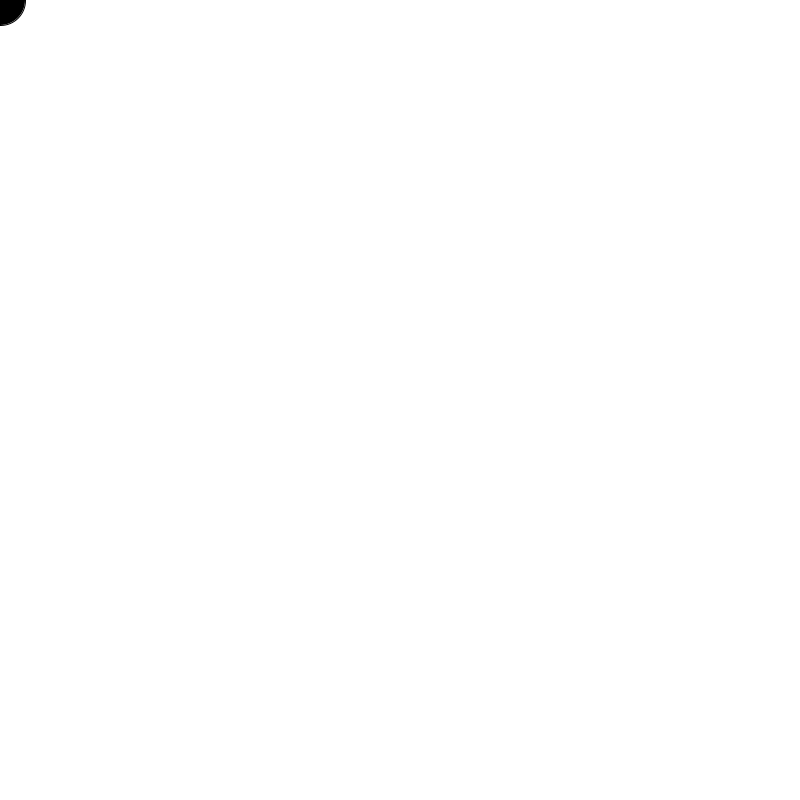
Frame 1 (no input)
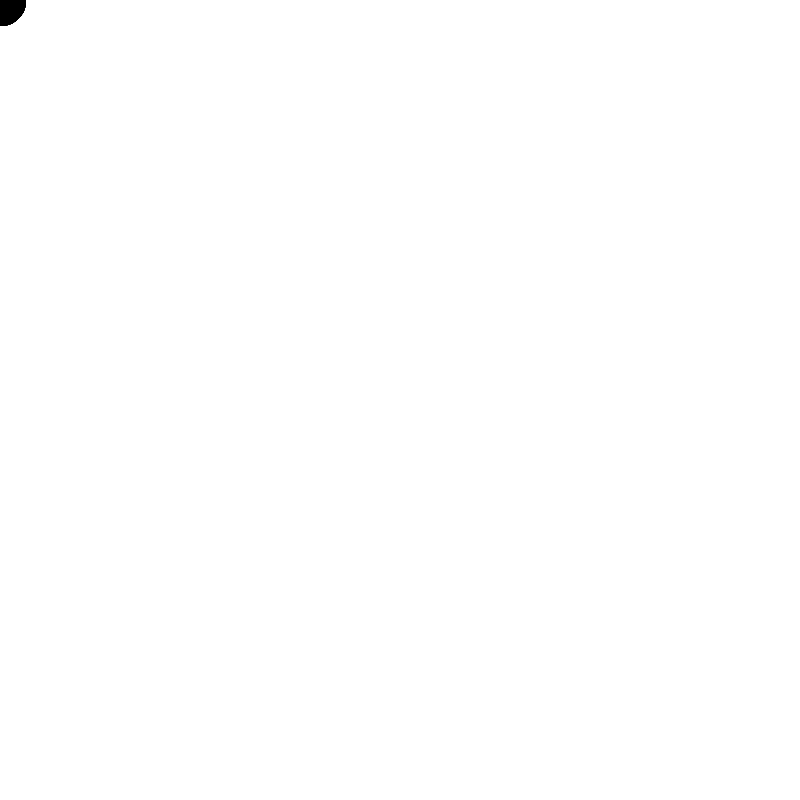
Frame 60 (the mouse pressed at the canvas centre just before this capture)
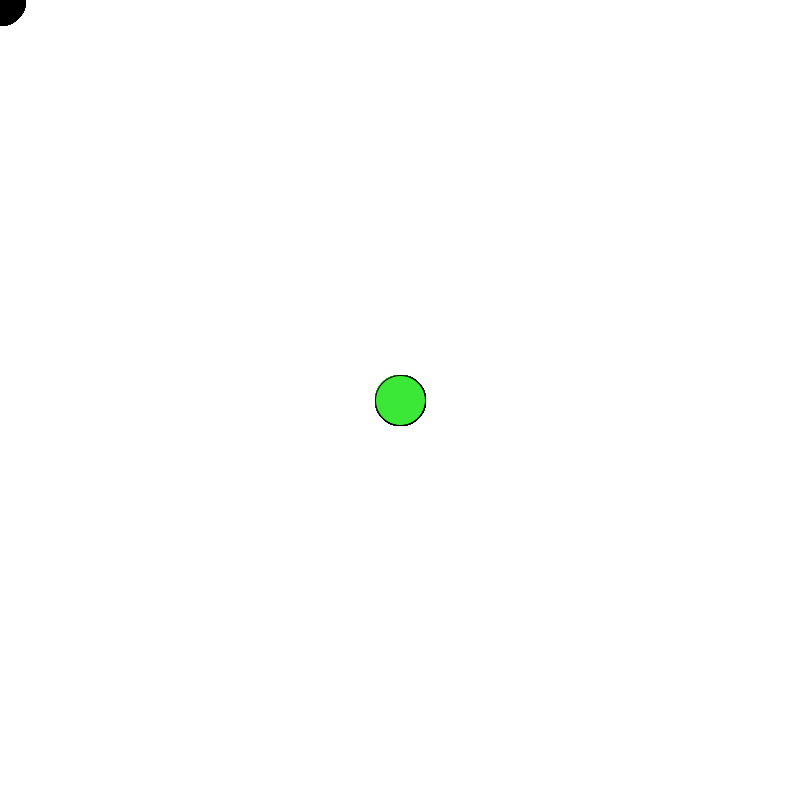
Frame 120 (the mouse held since frame 60 and released just before this capture)

The Processing sketch that drew these frames (run headless with seeded random() and noise(); from frame 60 on, the mouse is pressed at the canvas centre):

// Processing sketch: tutorial_5
// ── tutorial_5.pde
float r=0;
float g=0;
float b=0;

void setup(){
  size (800, 800);
  background (255);
}

void draw(){
  fill (r, g, b);
  ellipse (mouseX, mouseY, 50, 50);
}

//TYPE OF FUNCTION: event function
void keyPressed(){
  background(255);
}

void mousePressed(){
//TYPE OF FUNCTION: random function
r=60;
g=232;
b=55;
}
